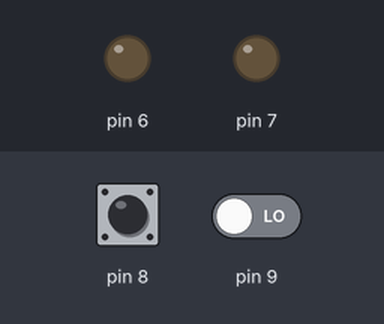
The program below on a simulated Arduino Uno, built with avr-gcc and run on an emulated ATmega328P. Shown: output pins drawn as LEDs (lit = HIGH). Dashed ring = blinking. The test bench sets the inputs (shaded band); at power-on: pin 8 LOW, pin 9 LOW.

Above: at 1.2 s.
1.3 s: pin 8 pulsed HIGH 5 times (0.12 s each, 0.3 s apart)
At 1.75 s:
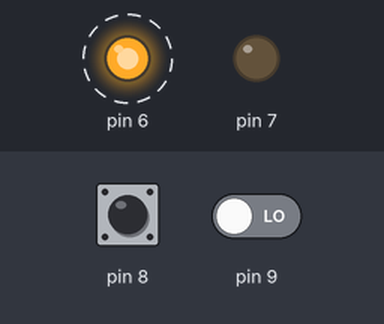
4.3 s: pin 9 driven HIGH
At 5.0 s:
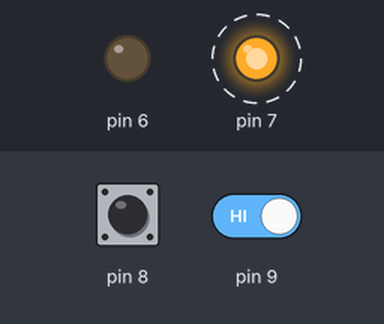
7.3 s: pin 8 driven HIGH
At 7.9 s:
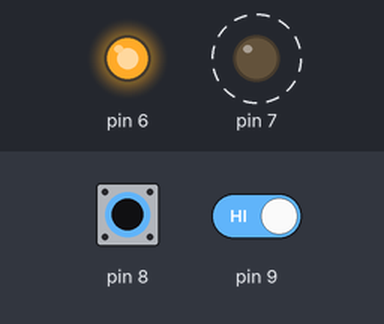
9.7 s: pin 8 driven LOW
At 11.0 s:
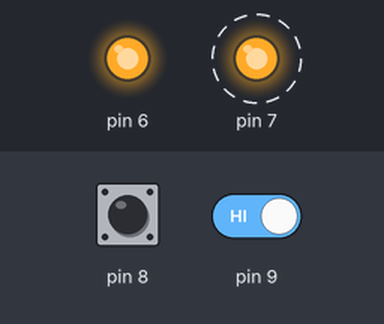
12.7 s: pin 9 driven LOW
At 13.8 s:
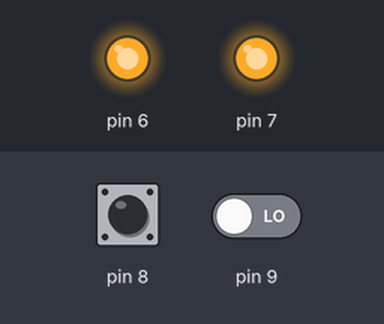
Timing chart, 0 to 15.2 s (numbered marks = the images above; inputs shaded):
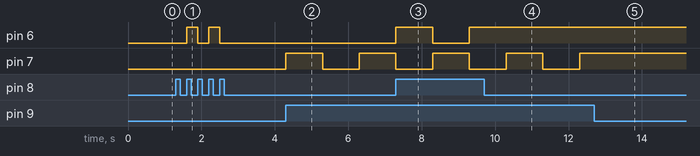

The program:

main.cpp
```cpp
#include <Arduino.h>

bool button_1_down = false;
bool button_2_down = false;
unsigned long button_1_down_start = 0;
unsigned long button_2_down_start = 0;
bool button_1_pressed = false;
bool button_2_pressed = false;
unsigned long button_1_pressed_millis = 0;
unsigned long button_2_pressed_millis = 0;

ISR(PCINT0_vect)
{
    // Remove interrupt flag
    PCIFR |= (1 << PCIF0);
    button_1_down = (PINB & (1 << 0)) == 0;
    button_2_down = (PINB & (1 << 1)) == 0;
    if (button_1_down)
    {
        button_1_down_start = millis();
        button_1_pressed = false;
        button_1_pressed_millis = 1;
    }
    else if (button_1_pressed_millis == 1)
    {
        button_1_pressed = true;
        button_1_pressed_millis = millis() - button_1_down_start;
    }
    if (button_2_down)
    {
        button_2_down_start = millis();
        button_2_pressed = false;
        button_2_pressed_millis = 1;
    }
    else if (button_2_pressed_millis == 1)
    {
        button_2_pressed = true;
        button_2_pressed_millis = millis() - button_2_down_start;
    }
}

unsigned long millis_target_led_1 = 0;
unsigned long millis_target_led_2 = 0;

void setup()
{
    // Put your setup code here, to run once:

	// Set all pins to input
	DDRB = 0x00;
	DDRC = 0x00;
	DDRD = 0x00;

	// Enable pull-up on all pins (-1.9 mA)
	PORTB = 0xFF;
	PORTC = 0xFF;
	PORTD = 0xFF;

    // Apply pin modes
    DDRD |= (1 << 6);
    DDRD |= (1 << 7);
    PORTD &= ~(1 << 6);
    PORTD &= ~(1 << 7);
    DDRB &= ~(1 << 0);
    DDRB &= ~(1 << 1);
    PORTB &= ~(1 << 0);
    PORTB &= ~(1 << 1);

    // Enable pin change interrupts for the required port
    PCICR |= (1 << PCIE0);
    // Add button pin to pin change mask register
    PCMSK0 |= (1 << PCINT0);
    PCMSK0 |= (1 << PCINT1);

	// Disable ADC (-0.05 mA)
	ADCSRA &= ~(1 << ADEN);

	// Disable the brown-out detection (-0.05 mA)
  	MCUCR |= (1 << BODS) | (1 << BODSE);
  	MCUCR = (MCUCR & ~(1 << BODS)) | (1 << BODSE);
}

void loop()
{
    // Put your main code here, to run repeatedly:

    if (millis() >= millis_target_led_1)
    {
        if (button_1_pressed)
        {
            if (button_1_pressed_millis > 500)
            {
                millis_target_led_1 = millis() + 1000;
            }
            else if (button_1_pressed_millis > 20)
            {
                millis_target_led_1 = millis() + 200;
            }
            if (button_1_pressed_millis > 0)
            {
                PORTD ^= (1 << 6);
            }
        }
    }
    if (millis() >= millis_target_led_2)
    {
        if (button_2_pressed)
        {
            if (button_2_pressed_millis > 500)
            {
                millis_target_led_2 = millis() + 1000;
            }
            else if (button_2_pressed_millis > 20)
            {
                millis_target_led_2 = millis() + 200;
            }
            if (button_2_pressed_millis > 0)
            {
                PORTD ^= (1 << 7);
            }
        }
    }
}
```

Measured:
- after the input at 1.3 s, pin 6: alternates HIGH for 0.30 s and LOW for 0.30 s, 4 changes in all, then stays LOW, starting after 0.30 s
- after the input at 4.3 s, pin 7: alternates HIGH for 1.0 s and LOW for 1.0 s, starting at once
- after the input at 7.3 s, pin 6: LOW → HIGH at once, → LOW 1.0 s later, → HIGH 1.0 s later
- after the input at 9.7 s, pin 6: stays HIGH (without the input it goes to LOW after 0.60 s)
- after the input at 12.7 s, pin 7: stays HIGH (without the input it goes to LOW after 0.60 s)
